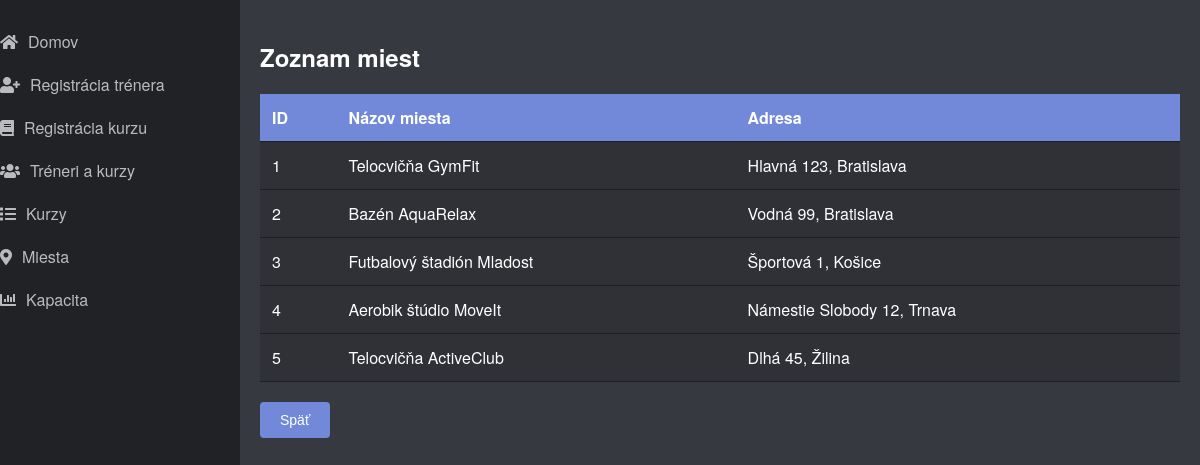
Screenshot of /miesta with the database file from the repository.
### app.py (models this page shows, shortened)
class Miesto(db.Model):
    __tablename__ = "Miesta"
    ID_Miesta = db.Column(db.Integer, primary_key=True)
    Nazov_miesta = db.Column(db.String, nullable=False)
    Adresa = db.Column(db.String, nullable=False)

### app.py (the view)
@app.route('/miesta')
def zobraz_miesta():
    try:
        miesta = Miesto.query.all()
        return render_template('miesta.html', miesta=miesta)
    except Exception:
        return redirect(url_for('zobraz_error'))

### templates/miesta.html
{% extends "base.html" %} {% block title %}Zoznam Miest{% endblock %} {% block
content %}
<h2>Zoznam miest</h2>
<table>
  <tr>
    <th>ID</th>
    <th>Názov miesta</th>
    <th>Adresa</th>
  </tr>
  {% for miesto in miesta %}
  <tr>
    <td>{{ miesto.ID_Miesta }}</td>
    <td>{{ miesto.Nazov_miesta }}</td>
    <td>{{ miesto.Adresa }}</td>
  </tr>
  {% endfor %}
</table>
<a href="{{ url_for('index') }}"><button>Späť</button></a>
{% endblock %}

### templates/base.html (style rules this page uses)
body { margin: 0; background-color: #2f3136; color: #ffffff; font-family: "Helvetica Neue", Arial, sans-serif; display: flex; min-height: 100vh; }
h1, h2 { color: #ffffff; font-weight: 600; }
a { color: #7289da; text-decoration: none; }
button, input[type="submit"] { background-color: #7289da; color: #ffffff; border: none; padding: 10px 20px; border-radius: 4px; font-size: 14px; cursor: pointer; transition: background-color 0.2s; }
table { width: 100%; border-collapse: collapse; margin: 20px 0; background-color: #2f3136; }
th, td { padding: 12px; text-align: left; border-bottom: 1px solid #1e1f22; }
th { background-color: #7289da; color: #ffffff; }

### rows the page displays
Miesto: ID_Miesta "1", Nazov_miesta "Telocvičňa GymFit", Adresa "Hlavná 123, Bratislava"
Miesto: ID_Miesta "2", Nazov_miesta "Bazén AquaRelax", Adresa "Vodná 99, Bratislava"
Miesto: ID_Miesta "3", Nazov_miesta "Futbalový štadión Mladost", Adresa "Športová 1, Košice"
Miesto: ID_Miesta "4", Nazov_miesta "Aerobik štúdio MoveIt", Adresa "Námestie Slobody 12, Trnava"
Miesto: ID_Miesta "5", Nazov_miesta "Telocvičňa ActiveClub", Adresa "Dlhá 45, Žilina"
